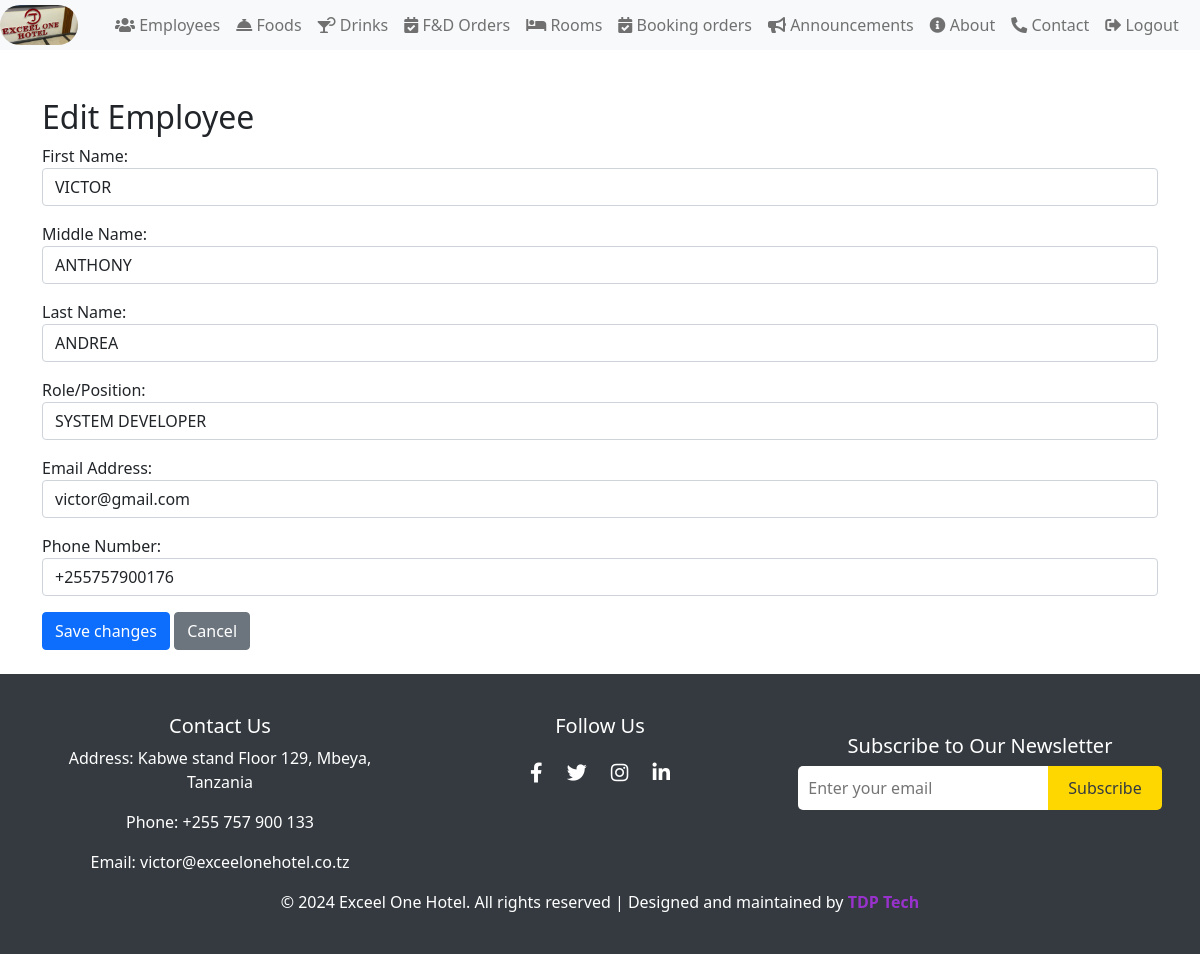
/Employees/update/3/ (signed in), run on the app's committed database.
### EmployeesApp/models.py (models this page shows, shortened)
class Employee(models.Model):
    first_name = models.CharField(max_length=50)
    middle_name = models.CharField(max_length=50, blank=True, null=True)
    last_name = models.CharField(max_length=50)
    role = models.CharField(max_length=100)
    email = models.EmailField(unique=True)
    phone_number = models.CharField(max_length=15)

### EmployeesApp/views.py (the view)
# urls.py: path('update/<int:pk>/', views.employee_update, name='employee_update'),
@login_required
def employee_update(request, pk):
    employee = get_object_or_404(Employee, pk=pk)
    if request.method == 'POST':
        form = EmployeeForm(request.POST, instance=employee)
        if form.is_valid():
            form.save()
            return redirect('employee_list')
    else:
        form = EmployeeForm(instance=employee)
    return render(request, 'employee_update.html', {'form': form})

### EmployeesApp/forms.py
class EmployeeForm(forms.ModelForm):
    class Meta:
        model = Employee
        fields = ['first_name', 'middle_name', 'last_name', 'role', 'email', 'phone_number']
        widgets = {
            'first_name': forms.TextInput(attrs={'class': 'form-control col-md-10', 'placeholder': 'Enter first name'}),
            'middle_name': forms.TextInput(attrs={'class': 'form-control col-md-10', 'placeholder': 'Enter middle name'}),
            'last_name': forms.TextInput(attrs={'class': 'form-control col-md-10', 'placeholder': 'Enter last name'}),
            'role': forms.TextInput(attrs={'class': 'form-control col-md-10', 'placeholder': 'Enter role/position'}),
            'email': forms.EmailInput(attrs={'class': 'form-control col-md-10', 'placeholder': 'Enter email address'}),
            'phone_number': forms.TextInput(attrs={'class': 'form-control col-md-10', 'placeholder': 'Enter phone number'}),
        }
        labels = {
            'first_name': 'First Name',
            'middle_name': 'Middle Name',
            'last_name': 'Last Name',
            'role': 'Role/Position',
            'email': 'Email Address',
            'phone_number': 'Phone Number',
        }

### EmployeesApp/templates/employee_update.html (shortened to what this page needs)
{% extends 'base.html' %}
{% block content %}
{% with user.userprofile.role as role %}
    {% if role.name == 'Admin' %}
    <h2>Edit Employee</h2>
    <form method="post">
        <div class="form-group">
            {{ form.as_p }}
        </div>
        <button type="submit" class="btn btn-primary">Save changes</button>
        <a href="{% url 'employee_list' %}" class="btn btn-secondary">Cancel</a>
    </form>
    {% else %}
    <div class="container d-flex justify-content-center align-items-center">
        <p class="alert alert-info col-md-3 text-center text-danger col-md-4">Dont have an access to update employee</p>
    </div>
    {% endif %}
{% endwith %}
{% endblock %}

### templates/base.html (style rules this page uses)
* { box-sizing: border-box; }

### data on the page
Employee: first_name "VICTOR", middle_name "ANTHONY", last_name "ANDREA", role "SYSTEM DEVELOPER", email "victor@gmail.com", phone_number "+255757900176"
